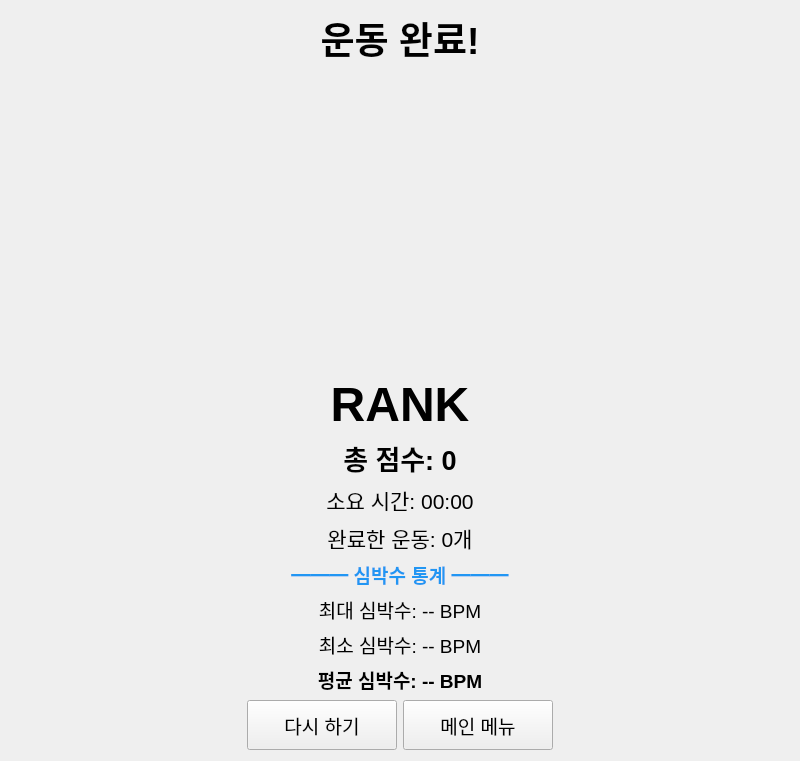
<?xml version="1.0" encoding="UTF-8"?>
<ui version="4.0">
 <class>ResultPage</class>
 <widget class="QWidget" name="ResultPage">
  <property name="geometry">
   <rect>
    <x>0</x>
    <y>0</y>
    <width>800</width>
    <height>600</height>
   </rect>
  </property>
  <property name="windowTitle">
   <string>운동 결과</string>
  </property>
  <layout class="QVBoxLayout" name="verticalLayout">
   <item>
    <spacer name="verticalSpacer_top">
     <property name="orientation">
      <enum>Qt::Vertical</enum>
     </property>
     <property name="sizeHint" stdset="0">
      <size>
       <width>20</width>
       <height>40</height>
      </size>
     </property>
    </spacer>
   </item>
   <item>
    <layout class="QHBoxLayout" name="horizontalLayout_main">
     <item>
      <spacer name="horizontalSpacer_left">
       <property name="orientation">
        <enum>Qt::Horizontal</enum>
       </property>
       <property name="sizeHint" stdset="0">
        <size>
         <width>40</width>
         <height>20</height>
        </size>
       </property>
      </spacer>
     </item>
     <item>
      <layout class="QVBoxLayout" name="verticalLayout_content">
       <item>
        <widget class="QLabel" name="titleLabel">
         <property name="text">
          <string>운동 완료!</string>
         </property>
         <property name="alignment">
          <set>Qt::AlignCenter</set>
         </property>
         <property name="font">
          <font>
           <pointsize>28</pointsize>
           <weight>75</weight>
           <bold>true</bold>
          </font>
         </property>
        </widget>
       </item>
       <item>
        <widget class="QLabel" name="rankImageLabel">
         <property name="text">
          <string/>
         </property>
         <property name="alignment">
          <set>Qt::AlignCenter</set>
         </property>
         <property name="minimumSize">
          <size>
           <width>300</width>
           <height>300</height>
          </size>
         </property>
        </widget>
       </item>
       <item>
        <widget class="QLabel" name="rankLabel">
         <property name="text">
          <string>RANK</string>
         </property>
         <property name="alignment">
          <set>Qt::AlignCenter</set>
         </property>
         <property name="font">
          <font>
           <pointsize>36</pointsize>
           <weight>75</weight>
           <bold>true</bold>
          </font>
         </property>
        </widget>
       </item>
       <item>
        <widget class="QLabel" name="totalScoreLabel">
         <property name="text">
          <string>총 점수: 0</string>
         </property>
         <property name="alignment">
          <set>Qt::AlignCenter</set>
         </property>
         <property name="font">
          <font>
           <pointsize>20</pointsize>
           <weight>75</weight>
           <bold>true</bold>
          </font>
         </property>
        </widget>
       </item>
       <item>
        <widget class="QLabel" name="durationLabel">
         <property name="text">
          <string>소요 시간: 00:00</string>
         </property>
         <property name="alignment">
          <set>Qt::AlignCenter</set>
         </property>
         <property name="font">
          <font>
           <pointsize>16</pointsize>
          </font>
         </property>
        </widget>
       </item>
       <item>
        <widget class="QLabel" name="exerciseCountLabel">
         <property name="text">
          <string>완료한 운동: 0개</string>
         </property>
         <property name="alignment">
          <set>Qt::AlignCenter</set>
         </property>
         <property name="font">
          <font>
           <pointsize>16</pointsize>
          </font>
         </property>
        </widget>
       </item>
       <!-- 심박수 통계 섹션 추가 -->
       <item>
        <spacer name="verticalSpacer_hr">
         <property name="orientation">
          <enum>Qt::Vertical</enum>
         </property>
         <property name="sizeHint" stdset="0">
          <size>
           <width>20</width>
           <height>20</height>
          </size>
         </property>
        </spacer>
       </item>
       <item>
        <widget class="QLabel" name="heartRateTitleLabel">
         <property name="text">
          <string>━━━ 심박수 통계 ━━━</string>
         </property>
         <property name="alignment">
          <set>Qt::AlignCenter</set>
         </property>
         <property name="font">
          <font>
           <pointsize>14</pointsize>
           <weight>75</weight>
           <bold>true</bold>
          </font>
         </property>
         <property name="styleSheet">
          <string>color: #2196F3;</string>
         </property>
        </widget>
       </item>
       <item>
        <widget class="QLabel" name="maxHeartRateLabel">
         <property name="text">
          <string>최대 심박수: -- BPM</string>
         </property>
         <property name="alignment">
          <set>Qt::AlignCenter</set>
         </property>
         <property name="font">
          <font>
           <pointsize>14</pointsize>
          </font>
         </property>
        </widget>
       </item>
       <item>
        <widget class="QLabel" name="minHeartRateLabel">
         <property name="text">
          <string>최소 심박수: -- BPM</string>
         </property>
         <property name="alignment">
          <set>Qt::AlignCenter</set>
         </property>
         <property name="font">
          <font>
           <pointsize>14</pointsize>
          </font>
         </property>
        </widget>
       </item>
       <item>
        <widget class="QLabel" name="avgHeartRateLabel">
         <property name="text">
          <string>평균 심박수: -- BPM</string>
         </property>
         <property name="alignment">
          <set>Qt::AlignCenter</set>
         </property>
         <property name="font">
          <font>
           <pointsize>14</pointsize>
           <weight>75</weight>
           <bold>true</bold>
          </font>
         </property>
        </widget>
       </item>
      </layout>
     </item>
     <item>
      <spacer name="horizontalSpacer_right">
       <property name="orientation">
        <enum>Qt::Horizontal</enum>
       </property>
       <property name="sizeHint" stdset="0">
        <size>
         <width>40</width>
         <height>20</height>
        </size>
       </property>
      </spacer>
     </item>
    </layout>
   </item>
   <item>
    <spacer name="verticalSpacer_bottom">
     <property name="orientation">
      <enum>Qt::Vertical</enum>
     </property>
     <property name="sizeHint" stdset="0">
      <size>
       <width>20</width>
       <height>40</height>
      </size>
     </property>
    </spacer>
   </item>
   <item>
    <layout class="QHBoxLayout" name="horizontalLayout_buttons">
     <item>
      <spacer name="horizontalSpacer_button_left">
       <property name="orientation">
        <enum>Qt::Horizontal</enum>
       </property>
       <property name="sizeHint" stdset="0">
        <size>
         <width>40</width>
         <height>20</height>
        </size>
       </property>
      </spacer>
     </item>
     <item>
      <widget class="QPushButton" name="retryButton">
       <property name="text">
        <string>다시 하기</string>
       </property>
       <property name="minimumSize">
        <size>
         <width>150</width>
         <height>50</height>
        </size>
       </property>
       <property name="font">
        <font>
         <pointsize>14</pointsize>
        </font>
       </property>
      </widget>
     </item>
     <item>
      <widget class="QPushButton" name="backButton">
       <property name="text">
        <string>메인 메뉴</string>
       </property>
       <property name="minimumSize">
        <size>
         <width>150</width>
         <height>50</height>
        </size>
       </property>
       <property name="font">
        <font>
         <pointsize>14</pointsize>
        </font>
       </property>
      </widget>
     </item>
     <item>
      <spacer name="horizontalSpacer_button_right">
       <property name="orientation">
        <enum>Qt::Horizontal</enum>
       </property>
       <property name="sizeHint" stdset="0">
        <size>
         <width>40</width>
         <height>20</height>
        </size>
       </property>
      </spacer>
     </item>
    </layout>
   </item>
  </layout>
 </widget>
 <resources/>
 <connections/>
</ui>
